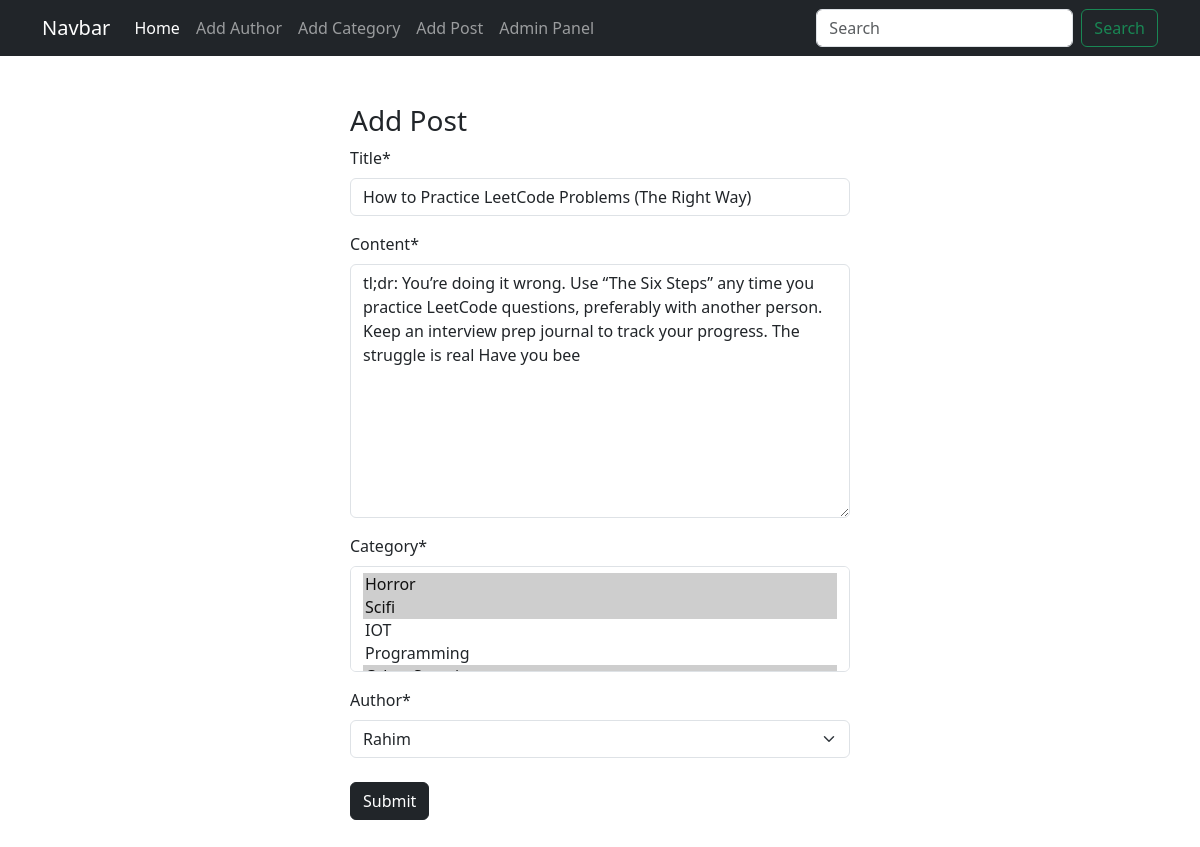
/post/edit/5, run on the app's committed database.
### posts/models.py (models this page shows, shortened)
class Post(models.Model) :
    title = models.CharField(max_length=100)
    content = models.TextField()
    category = models.ManyToManyField(Category)
    author = models.ForeignKey(Author, on_delete=models.CASCADE)

### posts/views.py (the view)
# urls.py: path('edit/<int:id>', edit_post, name='edit_post'),
def edit_post(req, id) :
    post = Post.objects.get(pk=id)
    post_form = PostForm(instance=post)
    if req.method == 'POST' :
        post_form = PostForm(req.POST, instance=post)
        if post_form.is_valid() :
            post_form.save()
            return redirect('home')
    return render(req, 'posts/add_post.html', {'form' : post_form})

### posts/forms.py
class PostForm(forms.ModelForm) :
    class Meta :
        model = Post
        fields = '__all__'

### author/models.py (called while the page is built)
    def __str__(self) :
        return self.name

### category/models.py (called while the page is built)
    def __str__(self) :
        return self.name

### posts/templates/posts/add_post.html (shortened to what this page needs)
{% extends "base.html" %}
{% block content %}
{% load crispy_forms_tags %}
<div style="width: 500px; min-height: 500px; margin: auto" class="py-5">
    <h3>Add Post</h3>
    <form method="post">
      {{form | crispy }}
      <button type="submit" class="btn btn-dark mt-2">Submit</button>
    </form>
  </div>
{% endblock content %}

### data on the page
Post: title "How to Practice LeetCode Problems (The Right Way)", content "tl;dr: You’re doing it wrong. Use “The Six Steps” any time you practice LeetCode questions, preferably with another person. Keep an interview prep journal to track your progress. The struggle is real Have you bee", author "Rahim"
